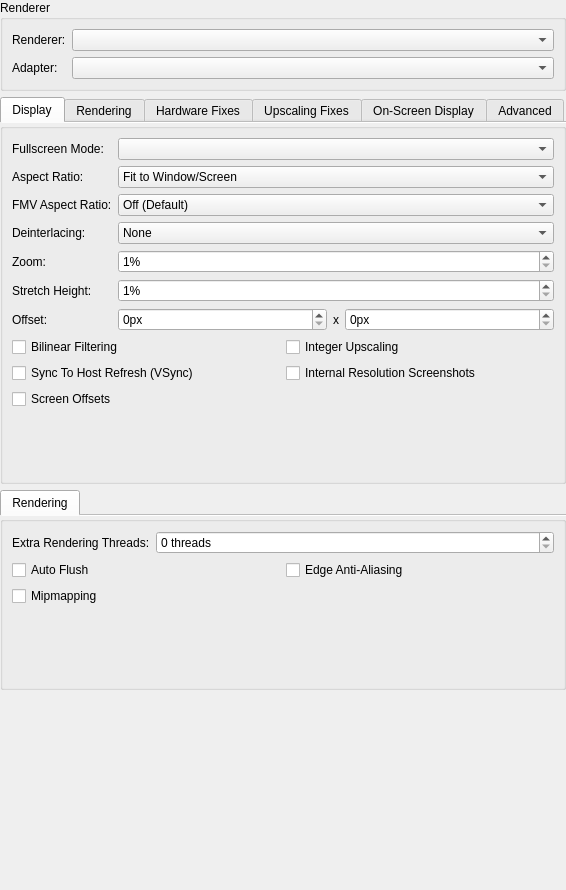
<?xml version="1.0" encoding="UTF-8"?>
<ui version="4.0">
 <class>GraphicsSettingsWidget</class>
 <widget class="QWidget" name="GraphicsSettingsWidget">
  <property name="geometry">
   <rect>
    <x>0</x>
    <y>0</y>
    <width>566</width>
    <height>890</height>
   </rect>
  </property>
  <property name="windowTitle">
   <string>Form</string>
  </property>
  <layout class="QVBoxLayout" name="verticalLayout">
   <property name="leftMargin">
    <number>0</number>
   </property>
   <property name="topMargin">
    <number>0</number>
   </property>
   <property name="rightMargin">
    <number>0</number>
   </property>
   <property name="bottomMargin">
    <number>0</number>
   </property>
   <item>
    <widget class="QGroupBox" name="groupBox_3">
     <property name="title">
      <string>Renderer</string>
     </property>
     <layout class="QFormLayout" name="formLayout">
      <item row="0" column="0">
       <widget class="QLabel" name="label_4">
        <property name="text">
         <string>Renderer:</string>
        </property>
       </widget>
      </item>
      <item row="0" column="1">
       <widget class="QComboBox" name="renderer"/>
      </item>
      <item row="1" column="0">
       <widget class="QLabel" name="label_3">
        <property name="text">
         <string>Adapter:</string>
        </property>
       </widget>
      </item>
      <item row="1" column="1">
       <widget class="QComboBox" name="adapter"/>
      </item>
     </layout>
    </widget>
   </item>
   <item>
    <widget class="QTabWidget" name="hardwareRendererGroup">
     <property name="currentIndex">
      <number>0</number>
     </property>
     <property name="documentMode">
      <bool>true</bool>
     </property>
     <widget class="QGroupBox" name="gameDisplayTab">
      <attribute name="title">
       <string>Display</string>
      </attribute>
      <layout class="QFormLayout" name="formLayout_7">
       <item row="0" column="0">
        <widget class="QLabel" name="label_28">
         <property name="text">
          <string>Fullscreen Mode:</string>
         </property>
        </widget>
       </item>
       <item row="0" column="1">
        <widget class="QComboBox" name="fullscreenModes"/>
       </item>
       <item row="1" column="0">
        <widget class="QLabel" name="label_27">
         <property name="text">
          <string>Aspect Ratio:</string>
         </property>
        </widget>
       </item>
       <item row="1" column="1">
        <widget class="QComboBox" name="aspectRatio">
         <item>
          <property name="text">
           <string>Fit to Window/Screen</string>
          </property>
         </item>
         <item>
          <property name="text">
           <string>Auto Standard (4:3/3:2 Progressive)</string>
          </property>
         </item>
         <item>
          <property name="text">
           <string>Standard (4:3)</string>
          </property>
         </item>
         <item>
          <property name="text">
           <string>Widescreen (16:9)</string>
          </property>
         </item>
        </widget>
       </item>
       <item row="2" column="0">
        <widget class="QLabel" name="label_22">
         <property name="text">
          <string>FMV Aspect Ratio:</string>
         </property>
        </widget>
       </item>
       <item row="2" column="1">
        <widget class="QComboBox" name="fmvAspectRatio">
         <item>
          <property name="text">
           <string>Off (Default)</string>
          </property>
         </item>
         <item>
          <property name="text">
           <string>Auto Standard (4:3/3:2 Progressive)</string>
          </property>
         </item>
         <item>
          <property name="text">
           <string>Standard (4:3)</string>
          </property>
         </item>
         <item>
          <property name="text">
           <string>Widescreen (16:9)</string>
          </property>
         </item>
        </widget>
       </item>
       <item row="3" column="0">
        <widget class="QLabel" name="label_23">
         <property name="text">
          <string>Deinterlacing:</string>
         </property>
        </widget>
       </item>
       <item row="3" column="1">
        <widget class="QComboBox" name="interlacing">
         <item>
          <property name="text">
           <string>None</string>
          </property>
         </item>
         <item>
          <property name="text">
           <string>Weave (Top Field First, Sawtooth)</string>
          </property>
         </item>
         <item>
          <property name="text">
           <string>Weave (Bottom Field First, Sawtooth)</string>
          </property>
         </item>
         <item>
          <property name="text">
           <string>Bob (Top Field First)</string>
          </property>
         </item>
         <item>
          <property name="text">
           <string>Bob (Bottom Field First)</string>
          </property>
         </item>
         <item>
          <property name="text">
           <string>Blend (Top Field First, Half FPS)</string>
          </property>
         </item>
         <item>
          <property name="text">
           <string>Blend (Bottom Field First, Half FPS)</string>
          </property>
         </item>
         <item>
          <property name="text">
           <string>Automatic (Default)</string>
          </property>
         </item>
        </widget>
       </item>
       <item row="4" column="0">
        <widget class="QLabel" name="label_21">
         <property name="text">
          <string>Zoom:</string>
         </property>
        </widget>
       </item>
       <item row="4" column="1">
        <widget class="QSpinBox" name="zoom">
         <property name="suffix">
          <string>%</string>
         </property>
         <property name="minimum">
          <number>1</number>
         </property>
         <property name="maximum">
          <number>300</number>
         </property>
        </widget>
       </item>
       <item row="5" column="0">
        <widget class="QLabel" name="label_24">
         <property name="text">
          <string>Stretch Height:</string>
         </property>
        </widget>
       </item>
       <item row="5" column="1">
        <widget class="QSpinBox" name="stretchY">
         <property name="suffix">
          <string>%</string>
         </property>
         <property name="minimum">
          <number>1</number>
         </property>
         <property name="maximum">
          <number>300</number>
         </property>
        </widget>
       </item>
       <item row="6" column="0">
        <widget class="QLabel" name="label_26">
         <property name="text">
          <string>Offset:</string>
         </property>
        </widget>
       </item>
       <item row="6" column="1">
        <layout class="QHBoxLayout" name="horizontalLayout_3" stretch="1,0,1">
         <item>
          <widget class="QSpinBox" name="offsetX">
           <property name="suffix">
            <string>px</string>
           </property>
           <property name="maximum">
            <number>1000</number>
           </property>
          </widget>
         </item>
         <item>
          <widget class="QLabel" name="label_25">
           <property name="text">
            <string>x</string>
           </property>
          </widget>
         </item>
         <item>
          <widget class="QSpinBox" name="offsetY">
           <property name="suffix">
            <string>px</string>
           </property>
           <property name="maximum">
            <number>1000</number>
           </property>
          </widget>
         </item>
        </layout>
       </item>
       <item row="7" column="0" colspan="2">
        <layout class="QGridLayout" name="gridLayout_5">
         <item row="0" column="0">
          <widget class="QCheckBox" name="bilinearFiltering">
           <property name="text">
            <string>Bilinear Filtering</string>
           </property>
          </widget>
         </item>
         <item row="1" column="0">
          <widget class="QCheckBox" name="vsync">
           <property name="text">
            <string>Sync To Host Refresh (VSync)</string>
           </property>
          </widget>
         </item>
         <item row="1" column="1">
          <widget class="QCheckBox" name="internalResolutionScreenshots">
           <property name="text">
            <string>Internal Resolution Screenshots</string>
           </property>
          </widget>
         </item>
         <item row="0" column="1">
          <widget class="QCheckBox" name="integerScaling">
           <property name="text">
            <string>Integer Upscaling</string>
           </property>
          </widget>
         </item>
         <item row="2" column="0">
          <widget class="QCheckBox" name="PCRTCOffsets">
           <property name="text">
            <string>Screen Offsets</string>
           </property>
          </widget>
         </item>
        </layout>
       </item>
      </layout>
     </widget>
     <widget class="QGroupBox" name="hardwareRenderingTab">
      <attribute name="title">
       <string>Rendering</string>
      </attribute>
      <layout class="QFormLayout" name="formLayout_4">
       <item row="0" column="0">
        <widget class="QLabel" name="label">
         <property name="text">
          <string>Internal Resolution:</string>
         </property>
        </widget>
       </item>
       <item row="0" column="1">
        <widget class="QComboBox" name="upscaleMultiplier">
         <item>
          <property name="text">
           <string>Native (PS2)</string>
          </property>
         </item>
         <item>
          <property name="text">
           <string>2x Native (~720p)</string>
          </property>
         </item>
         <item>
          <property name="text">
           <string>3x Native (~1080p)</string>
          </property>
         </item>
         <item>
          <property name="text">
           <string>4x Native (~1440p/2K)</string>
          </property>
         </item>
         <item>
          <property name="text">
           <string>5x Native (~1620p)</string>
          </property>
         </item>
         <item>
          <property name="text">
           <string>6x Native (~2160p/4K)</string>
          </property>
         </item>
         <item>
          <property name="text">
           <string>7x Native (~2520p)</string>
          </property>
         </item>
         <item>
          <property name="text">
           <string>8x Native (~2880p)</string>
          </property>
         </item>
        </widget>
       </item>
       <item row="1" column="0">
        <widget class="QLabel" name="label_6">
         <property name="text">
          <string>Mipmapping:</string>
         </property>
        </widget>
       </item>
       <item row="1" column="1">
        <widget class="QComboBox" name="mipmapping">
         <item>
          <property name="text">
           <string>Automatic (Default)</string>
          </property>
         </item>
         <item>
          <property name="text">
           <string>Off</string>
          </property>
         </item>
         <item>
          <property name="text">
           <string>Basic (Generated Mipmaps)</string>
          </property>
         </item>
         <item>
          <property name="text">
           <string>Full (PS2 Mipmaps)</string>
          </property>
         </item>
        </widget>
       </item>
       <item row="2" column="0">
        <widget class="QLabel" name="label_13">
         <property name="text">
          <string>Texture Filtering:</string>
         </property>
        </widget>
       </item>
       <item row="2" column="1">
        <widget class="QComboBox" name="textureFiltering">
         <item>
          <property name="text">
           <string>Nearest</string>
          </property>
         </item>
         <item>
          <property name="text">
           <string>Bilinear (Forced)</string>
          </property>
         </item>
         <item>
          <property name="text">
           <string>Bilinear (PS2)</string>
          </property>
         </item>
         <item>
          <property name="text">
           <string>Bilinear (Forced excluding sprite)</string>
          </property>
         </item>
        </widget>
       </item>
       <item row="3" column="0">
        <widget class="QLabel" name="label_11">
         <property name="text">
          <string>Trilinear Filtering:</string>
         </property>
        </widget>
       </item>
       <item row="3" column="1">
        <widget class="QComboBox" name="trilinearFiltering">
         <item>
          <property name="text">
           <string>Automatic (Default)</string>
          </property>
         </item>
         <item>
          <property name="text">
           <string>Off (None)</string>
          </property>
         </item>
         <item>
          <property name="text">
           <string>Trilinear (PS2)</string>
          </property>
         </item>
         <item>
          <property name="text">
           <string>Trilinear (Forced)</string>
          </property>
         </item>
        </widget>
       </item>
       <item row="4" column="0">
        <widget class="QLabel" name="label_5">
         <property name="text">
          <string>Anisotropic Filtering:</string>
         </property>
        </widget>
       </item>
       <item row="4" column="1">
        <widget class="QComboBox" name="anisotropicFiltering"/>
       </item>
       <item row="5" column="0">
        <widget class="QLabel" name="label_2">
         <property name="text">
          <string>Dithering:</string>
         </property>
        </widget>
       </item>
       <item row="5" column="1">
        <widget class="QComboBox" name="dithering">
         <item>
          <property name="text">
           <string>Off</string>
          </property>
         </item>
         <item>
          <property name="text">
           <string>Scaled</string>
          </property>
         </item>
         <item>
          <property name="text">
           <string>Unscaled (Default)</string>
          </property>
         </item>
        </widget>
       </item>
       <item row="6" column="0">
        <widget class="QLabel" name="label_7">
         <property name="text">
          <string>CRC Fix Level:</string>
         </property>
        </widget>
       </item>
       <item row="6" column="1">
        <widget class="QComboBox" name="crcFixLevel">
         <item>
          <property name="text">
           <string>Automatic (Default)</string>
          </property>
         </item>
         <item>
          <property name="text">
           <string>None (Debug)</string>
          </property>
         </item>
         <item>
          <property name="text">
           <string>Minimum (Debug)</string>
          </property>
         </item>
         <item>
          <property name="text">
           <string>Partial (OpenGL)</string>
          </property>
         </item>
         <item>
          <property name="text">
           <string>Full (Direct3D)</string>
          </property>
         </item>
         <item>
          <property name="text">
           <string>Aggressive</string>
          </property>
         </item>
        </widget>
       </item>
       <item row="7" column="0">
        <widget class="QLabel" name="label_8">
         <property name="text">
          <string>Blending Accuracy:</string>
         </property>
        </widget>
       </item>
       <item row="7" column="1">
        <widget class="QComboBox" name="blending">
         <item>
          <property name="text">
           <string>Minimum</string>
          </property>
         </item>
         <item>
          <property name="text">
           <string>Basic (Recommended)</string>
          </property>
         </item>
         <item>
          <property name="text">
           <string>Medium</string>
          </property>
         </item>
         <item>
          <property name="text">
           <string>High</string>
          </property>
         </item>
         <item>
          <property name="text">
           <string>Full (Slow)</string>
          </property>
         </item>
         <item>
          <property name="text">
           <string>Maximum (Very Slow)</string>
          </property>
         </item>
        </widget>
       </item>
       <item row="9" column="0" colspan="2">
        <layout class="QGridLayout" name="basicCheckboxGridLayout">
         <item row="1" column="0">
          <widget class="QCheckBox" name="gpuPaletteConversion">
           <property name="text">
            <string>GPU Palette Conversion</string>
           </property>
          </widget>
         </item>
         <item row="0" column="1">
          <widget class="QCheckBox" name="conservativeBufferAllocation">
           <property name="text">
            <string>Conservative Buffer Allocation</string>
           </property>
          </widget>
         </item>
         <item row="0" column="0">
          <widget class="QCheckBox" name="accurateDATE">
           <property name="text">
            <string>Accurate Destination Alpha Test</string>
           </property>
          </widget>
         </item>
         <item row="1" column="1">
          <widget class="QCheckBox" name="enableHWFixes">
           <property name="text">
            <string>Manual Hardware Renderer Fixes</string>
           </property>
          </widget>
         </item>
        </layout>
       </item>
       <item row="8" column="0">
        <widget class="QLabel" name="label_20">
         <property name="text">
          <string>Texture Preloading:</string>
         </property>
        </widget>
       </item>
       <item row="8" column="1">
        <widget class="QComboBox" name="texturePreloading">
         <item>
          <property name="text">
           <string>None</string>
          </property>
         </item>
         <item>
          <property name="text">
           <string>Partial</string>
          </property>
         </item>
         <item>
          <property name="text">
           <string>Full (Hash Cache)</string>
          </property>
         </item>
        </widget>
       </item>
      </layout>
     </widget>
     <widget class="QGroupBox" name="hardwareFixesTab">
      <attribute name="title">
       <string>Hardware Fixes</string>
      </attribute>
      <layout class="QFormLayout" name="formLayout_2">
       <item row="0" column="0">
        <widget class="QLabel" name="label_10">
         <property name="text">
          <string>Half Screen Fix:</string>
         </property>
        </widget>
       </item>
       <item row="0" column="1">
        <widget class="QComboBox" name="halfScreenFix">
         <item>
          <property name="text">
           <string>Automatic (Default)</string>
          </property>
         </item>
         <item>
          <property name="text">
           <string>Force Disabled</string>
          </property>
         </item>
         <item>
          <property name="text">
           <string>Force Enabled</string>
          </property>
         </item>
        </widget>
       </item>
       <item row="1" column="0">
        <widget class="QLabel" name="label_12">
         <property name="text">
          <string>Skipdraw Range:</string>
         </property>
        </widget>
       </item>
       <item row="1" column="1">
        <layout class="QHBoxLayout" name="horizontalLayout">
         <item>
          <widget class="QSpinBox" name="skipDrawStart">
           <property name="maximum">
            <number>10000</number>
           </property>
          </widget>
         </item>
         <item>
          <widget class="QSpinBox" name="skipDrawEnd">
           <property name="maximum">
            <number>10000</number>
           </property>
          </widget>
         </item>
        </layout>
       </item>
       <item row="2" column="0" colspan="2">
        <layout class="QGridLayout" name="gridLayout">
         <item row="0" column="0">
          <widget class="QCheckBox" name="hwAutoFlush">
           <property name="text">
            <string>Auto Flush</string>
           </property>
          </widget>
         </item>
         <item row="0" column="1">
          <widget class="QCheckBox" name="frameBufferConversion">
           <property name="text">
            <string>Frame Buffer Conversion</string>
           </property>
          </widget>
         </item>
         <item row="1" column="0">
          <widget class="QCheckBox" name="disableDepthEmulation">
           <property name="text">
            <string>Disable Depth Emulation</string>
           </property>
          </widget>
         </item>
         <item row="1" column="1">
          <widget class="QCheckBox" name="memoryWrapping">
           <property name="text">
            <string>Memory Wrapping</string>
           </property>
          </widget>
         </item>
         <item row="2" column="0">
          <widget class="QCheckBox" name="disableSafeFeatures">
           <property name="text">
            <string>Disable Safe Features</string>
           </property>
          </widget>
         </item>
         <item row="2" column="1">
          <widget class="QCheckBox" name="preloadFrameData">
           <property name="text">
            <string>Preload Frame Data</string>
           </property>
          </widget>
         </item>
         <item row="3" column="0">
          <widget class="QCheckBox" name="disablePartialInvalidation">
           <property name="text">
            <string>Disable Partial Invalidation</string>
           </property>
          </widget>
         </item>
         <item row="3" column="1">
          <widget class="QCheckBox" name="textureInsideRt">
           <property name="text">
            <string>Texture Inside RT</string>
           </property>
          </widget>
         </item>
        </layout>
       </item>
      </layout>
     </widget>
     <widget class="QGroupBox" name="upscalingFixesTab">
      <attribute name="title">
       <string>Upscaling Fixes</string>
      </attribute>
      <layout class="QFormLayout" name="formLayout_5">
       <item row="0" column="0">
        <widget class="QLabel" name="label_14">
         <property name="text">
          <string>Half Pixel Offset:</string>
         </property>
        </widget>
       </item>
       <item row="0" column="1">
        <widget class="QComboBox" name="halfPixelOffset">
         <item>
          <property name="text">
           <string>Off (Default)</string>
          </property>
         </item>
         <item>
          <property name="text">
           <string>Normal (Vertex)</string>
          </property>
         </item>
         <item>
          <property name="text">
           <string>Special (Texture)</string>
          </property>
         </item>
         <item>
          <property name="text">
           <string>Special (Texture - Aggressive)</string>
          </property>
         </item>
        </widget>
       </item>
       <item row="1" column="0">
        <widget class="QLabel" name="label_15">
         <property name="text">
          <string>Round Sprite:</string>
         </property>
        </widget>
       </item>
       <item row="1" column="1">
        <widget class="QComboBox" name="roundSprite">
         <item>
          <property name="text">
           <string>Off (Default)</string>
          </property>
         </item>
         <item>
          <property name="text">
           <string>Half</string>
          </property>
         </item>
         <item>
          <property name="text">
           <string>Full</string>
          </property>
         </item>
        </widget>
       </item>
       <item row="2" column="0">
        <widget class="QLabel" name="label_16">
         <property name="text">
          <string>Texture Offsets:</string>
         </property>
        </widget>
       </item>
       <item row="2" column="1">
        <layout class="QHBoxLayout" name="horizontalLayout_2" stretch="0,1,0,1">
         <item>
          <widget class="QLabel" name="label_17">
           <property name="text">
            <string>X:</string>
           </property>
          </widget>
         </item>
         <item>
          <widget class="QSpinBox" name="textureOffsetX">
           <property name="maximum">
            <number>1000</number>
           </property>
          </widget>
         </item>
         <item>
          <widget class="QLabel" name="label_18">
           <property name="text">
            <string>Y:</string>
           </property>
          </widget>
         </item>
         <item>
          <widget class="QSpinBox" name="textureOffsetY">
           <property name="maximum">
            <number>1000</number>
           </property>
          </widget>
         </item>
        </layout>
       </item>
       <item row="3" column="0" colspan="2">
        <layout class="QGridLayout" name="gridLayout_3">
         <item row="0" column="1">
          <widget class="QCheckBox" name="mergeSprite">
           <property name="text">
            <string>Merge Sprite</string>
           </property>
          </widget>
         </item>
         <item row="0" column="0">
          <widget class="QCheckBox" name="alignSprite">
           <property name="text">
            <string>Align Sprite</string>
           </property>
          </widget>
         </item>
         <item row="1" column="0">
          <widget class="QCheckBox" name="wildHack">
           <property name="text">
            <string>Wild Arms Hack</string>
           </property>
          </widget>
         </item>
        </layout>
       </item>
      </layout>
     </widget>
     <widget class="QGroupBox" name="osdTab">
      <attribute name="title">
       <string>On-Screen Display</string>
      </attribute>
      <layout class="QVBoxLayout" name="verticalLayout_3">
       <item>
        <widget class="QGroupBox" name="groupBox_4">
         <property name="title">
          <string>On-Screen Display</string>
         </property>
         <layout class="QFormLayout" name="formLayout_8">
          <item row="0" column="0">
           <widget class="QLabel" name="label_29">
            <property name="text">
             <string>OSD Scale:</string>
            </property>
           </widget>
          </item>
          <item row="0" column="1">
           <widget class="QSpinBox" name="osdScale">
            <property name="suffix">
             <string>%</string>
            </property>
            <property name="minimum">
             <number>100</number>
            </property>
            <property name="maximum">
             <number>500</number>
            </property>
           </widget>
          </item>
          <item row="1" column="0" colspan="2">
           <layout class="QGridLayout" name="gridLayout_6">
            <item row="0" column="0">
             <widget class="QCheckBox" name="osdShowMessages">
              <property name="text">
               <string>Show Notifications</string>
              </property>
             </widget>
            </item>
            <item row="0" column="1">
             <widget class="QCheckBox" name="osdShowSpeed">
              <property name="text">
               <string>Show Speed</string>
              </property>
             </widget>
            </item>
            <item row="1" column="0">
             <widget class="QCheckBox" name="osdShowFPS">
              <property name="text">
               <string>Show FPS</string>
              </property>
             </widget>
            </item>
            <item row="1" column="1">
             <widget class="QCheckBox" name="osdShowResolution">
              <property name="text">
               <string>Show Resolution</string>
              </property>
             </widget>
            </item>
            <item row="2" column="0">
             <widget class="QCheckBox" name="osdShowCPU">
              <property name="text">
               <string>Show CPU Usage</string>
              </property>
             </widget>
            </item>
            <item row="2" column="1">
             <widget class="QCheckBox" name="osdShowGPU">
              <property name="text">
               <string>Show GPU Usage</string>
              </property>
             </widget>
            </item>
            <item row="3" column="0">
             <widget class="QCheckBox" name="osdShowGSStats">
              <property name="text">
               <string>Show Statistics</string>
              </property>
             </widget>
            </item>
            <item row="3" column="1">
             <widget class="QCheckBox" name="osdShowIndicators">
              <property name="text">
               <string>Show Indicators</string>
              </property>
             </widget>
            </item>
            <item row="4" column="0">
             <widget class="QCheckBox" name="osdShowVersionInfo">
              <property name="text">
               <string>Show Version Info</string>
              </property>
             </widget>
            </item>
           </layout>
          </item>
         </layout>
        </widget>
       </item>
       <item>
        <widget class="QGroupBox" name="groupBox_5">
         <property name="title">
          <string>Post-Processing</string>
         </property>
         <layout class="QFormLayout" name="formLayout_9">
          <item row="0" column="0">
           <widget class="QCheckBox" name="shadeBoost">
            <property name="text">
             <string>Shade Boost</string>
            </property>
           </widget>
          </item>
          <item row="0" column="1">
           <layout class="QHBoxLayout" name="horizontalLayout_4">
            <item>
             <spacer name="horizontalSpacer">
              <property name="orientation">
               <enum>Qt::Horizontal</enum>
              </property>
              <property name="sizeHint" stdset="0">
               <size>
                <width>40</width>
                <height>20</height>
               </size>
              </property>
             </spacer>
            </item>
            <item>
             <widget class="QLabel" name="label_31">
              <property name="text">
               <string>Brightness:</string>
              </property>
             </widget>
            </item>
            <item>
             <widget class="QSpinBox" name="shadeBoostBrightness">
              <property name="minimum">
               <number>1</number>
              </property>
              <property name="maximum">
               <number>100</number>
              </property>
             </widget>
            </item>
            <item>
             <widget class="QLabel" name="label_32">
              <property name="text">
               <string>Contrast:</string>
              </property>
             </widget>
            </item>
            <item>
             <widget class="QSpinBox" name="shadeBoostContrast">
              <property name="minimum">
               <number>1</number>
              </property>
              <property name="maximum">
               <number>100</number>
              </property>
             </widget>
            </item>
            <item>
             <widget class="QLabel" name="label_33">
              <property name="text">
               <string>Saturation</string>
              </property>
             </widget>
            </item>
            <item>
             <widget class="QSpinBox" name="shadeBoostSaturation">
              <property name="minimum">
               <number>1</number>
              </property>
              <property name="maximum">
               <number>100</number>
              </property>
             </widget>
            </item>
           </layout>
          </item>
          <item row="1" column="0">
           <widget class="QCheckBox" name="fxaa">
            <property name="text">
             <string>FXAA</string>
            </property>
           </widget>
          </item>
         </layout>
        </widget>
       </item>
       <item>
        <spacer name="verticalSpacer_3">
         <property name="orientation">
          <enum>Qt::Vertical</enum>
         </property>
         <property name="sizeHint" stdset="0">
          <size>
           <width>20</width>
           <height>40</height>
          </size>
         </property>
        </spacer>
       </item>
      </layout>
     </widget>
     <widget class="QGroupBox" name="advancedTab">
      <attribute name="title">
       <string>Advanced</string>
      </attribute>
      <layout class="QVBoxLayout" name="verticalLayout_2">
       <item>
        <widget class="QGroupBox" name="groupBox_2">
         <property name="title">
          <string>Debug Options</string>
         </property>
         <layout class="QFormLayout" name="formLayout_6">
          <item row="0" column="0">
           <widget class="QLabel" name="label_19">
            <property name="text">
             <string>Override Texture Barriers:</string>
            </property>
           </widget>
          </item>
          <item row="0" column="1">
           <widget class="QComboBox" name="overrideTextureBarriers">
            <item>
             <property name="text">
              <string>Automatic (Default)</string>
             </property>
            </item>
            <item>
             <property name="text">
              <string>Force Disabled</string>
             </property>
            </item>
            <item>
             <property name="text">
              <string>Force Enabled</string>
             </property>
            </item>
           </widget>
          </item>
          <item row="1" column="0">
           <widget class="QLabel" name="label_30">
            <property name="text">
             <string>Override Geometry Shader:</string>
            </property>
           </widget>
          </item>
          <item row="1" column="1">
           <widget class="QComboBox" name="overrideGeometryShader">
            <item>
             <property name="text">
              <string>Automatic (Default)</string>
             </property>
            </item>
            <item>
             <property name="text">
              <string>Force Disabled</string>
             </property>
            </item>
            <item>
             <property name="text">
              <string>Force Enabled</string>
             </property>
            </item>
           </widget>
          </item>
          <item row="2" column="0" colspan="2">
           <layout class="QGridLayout" name="gridLayout_7">
            <item row="0" column="0">
             <widget class="QCheckBox" name="useBlitSwapChain">
              <property name="text">
               <string>Use Blit Swap Chain</string>
              </property>
             </widget>
            </item>
            <item row="0" column="1">
             <widget class="QCheckBox" name="useDebugDevice">
              <property name="text">
               <string>Use Debug Device</string>
              </property>
             </widget>
            </item>
            <item row="1" column="0">
             <widget class="QCheckBox" name="disableDualSource">
              <property name="text">
               <string>Disable Dual Source Blending</string>
              </property>
             </widget>
            </item>
            <item row="1" column="1">
             <widget class="QCheckBox" name="disableFramebufferFetch">
              <property name="text">
               <string>Disable Framebuffer Fetch</string>
              </property>
             </widget>
            </item>
            <item row="2" column="0">
             <widget class="QCheckBox" name="skipPresentingDuplicateFrames">
              <property name="text">
               <string>Skip Presenting Duplicate Frames</string>
              </property>
             </widget>
            </item>
            <item row="2" column="1">
             <widget class="QCheckBox" name="disableHardwareReadbacks">
              <property name="text">
               <string>Disable Hardware Readbacks</string>
              </property>
             </widget>
            </item>
           </layout>
          </item>
         </layout>
        </widget>
       </item>
       <item>
        <widget class="QGroupBox" name="groupBox">
         <property name="title">
          <string>Texture Replacement</string>
         </property>
         <layout class="QGridLayout" name="gridLayout_8">
          <item row="0" column="0">
           <widget class="QCheckBox" name="dumpReplaceableTextures">
            <property name="text">
             <string>Dump Textures</string>
            </property>
           </widget>
          </item>
          <item row="0" column="1">
           <widget class="QCheckBox" name="dumpReplaceableMipmaps">
            <property name="text">
             <string>Dump Mipmaps</string>
            </property>
           </widget>
          </item>
          <item row="1" column="1">
           <widget class="QCheckBox" name="loadTextureReplacementsAsync">
            <property name="text">
             <string>Async Texture Loading</string>
            </property>
           </widget>
          </item>
          <item row="2" column="1">
           <widget class="QCheckBox" name="precacheTextureReplacements">
            <property name="text">
             <string>Precache Textures</string>
            </property>
           </widget>
          </item>
          <item row="2" column="0">
           <widget class="QCheckBox" name="loadTextureReplacements">
            <property name="text">
             <string>Load Textures</string>
            </property>
           </widget>
          </item>
          <item row="1" column="0">
           <widget class="QCheckBox" name="dumpTexturesWithFMVActive">
            <property name="text">
             <string>Dump FMV Textures</string>
            </property>
           </widget>
          </item>
         </layout>
        </widget>
       </item>
       <item>
        <spacer name="verticalSpacer_2">
         <property name="orientation">
          <enum>Qt::Vertical</enum>
         </property>
         <property name="sizeHint" stdset="0">
          <size>
           <width>20</width>
           <height>40</height>
          </size>
         </property>
        </spacer>
       </item>
      </layout>
     </widget>
    </widget>
   </item>
   <item>
    <widget class="QTabWidget" name="softwareRendererGroup">
     <property name="documentMode">
      <bool>true</bool>
     </property>
     <widget class="QGroupBox" name="softwareRendererSettings">
      <attribute name="title">
       <string>Rendering</string>
      </attribute>
      <layout class="QFormLayout" name="formLayout_3">
       <item row="0" column="0">
        <widget class="QLabel" name="label_9">
         <property name="text">
          <string>Extra Rendering Threads:</string>
         </property>
        </widget>
       </item>
       <item row="0" column="1">
        <widget class="QSpinBox" name="extraSWThreads">
         <property name="suffix">
          <string> threads</string>
         </property>
        </widget>
       </item>
       <item row="1" column="0" colspan="2">
        <layout class="QGridLayout" name="gridLayout_2">
         <item row="0" column="0">
          <widget class="QCheckBox" name="swAutoFlush">
           <property name="text">
            <string>Auto Flush</string>
           </property>
          </widget>
         </item>
         <item row="1" column="0">
          <widget class="QCheckBox" name="swMipmap">
           <property name="text">
            <string>Mipmapping</string>
           </property>
          </widget>
         </item>
         <item row="0" column="1">
          <widget class="QCheckBox" name="swAA1">
           <property name="text">
            <string>Edge Anti-Aliasing</string>
           </property>
          </widget>
         </item>
        </layout>
       </item>
      </layout>
     </widget>
    </widget>
   </item>
   <item>
    <spacer name="verticalSpacer">
     <property name="orientation">
      <enum>Qt::Vertical</enum>
     </property>
     <property name="sizeHint" stdset="0">
      <size>
       <width>20</width>
       <height>40</height>
      </size>
     </property>
    </spacer>
   </item>
  </layout>
 </widget>
 <resources/>
 <connections/>
</ui>
